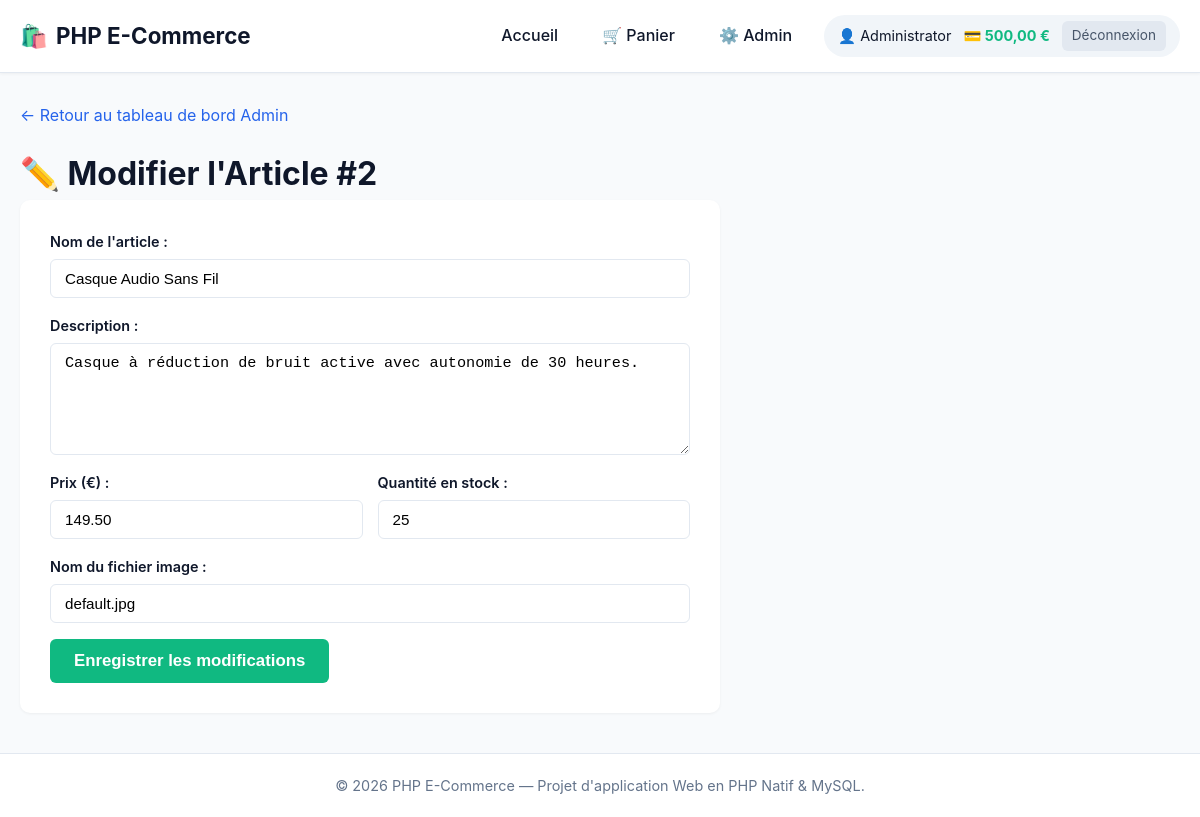
The app's page /backend/edit_article.php?id=2 (signed in) with its own data.
### tables this page shows
CREATE TABLE article (
    id INT AUTO_INCREMENT PRIMARY KEY,
    nom VARCHAR(100) NOT NULL,
    description TEXT NOT NULL,
    prix DECIMAL(10, 2) NOT NULL,
    date_publication DATETIME DEFAULT CURRENT_TIMESTAMP,
    auteur_id INT NOT NULL,
    image VARCHAR(255) NOT NULL DEFAULT 'default.jpg',
    FOREIGN KEY (auteur_id) REFERENCES users(id) ON DELETE CASCADE
);

### backend/edit_article.php (called while the page is built, shortened)
<?php
require_once __DIR__ . '/config/config.php';
$id = isset($_GET['id']) ? (int)$_GET['id'] : 0;
try {
    $stmt = $pdo->prepare("
        SELECT article.*, COALESCE(stock.nombre, 0) AS stock_qty
        FROM article
        LEFT JOIN stock ON stock.article_id = article.id
        WHERE article.id = ?
    ");
    $stmt->execute([$id]);
    $article = $stmt->fetch(PDO::FETCH_ASSOC);
} catch (PDOException $e) {
    die("Erreur lors de la récupération : " . htmlspecialchars($e->getMessage()));
}
require_once __DIR__ . '/../frontend/pages/edit_article.php';

### frontend/pages/edit_article.php (the view, shortened to what this page needs)
<!DOCTYPE html>
<html lang="fr">
<head>
    <link rel="stylesheet" href="/frontend/assets/css/style.css">
    <link rel="stylesheet" href="/frontend/assets/css/home.css">
</head>
<body>
    <?php require_once __DIR__ . '/partials/header.php'; ?>
    <main class="main-content container">
        <div class="breadcrumb" style="margin-bottom: 20px;">
            <a href="/backend/admin.php">&larr; Retour au tableau de bord Admin</a>
        </div>
        <h1>✏️ Modifier l'Article #<?= $article['id'] ?></h1>
        <div class="admin-form-container">
            <form method="POST" action="/backend/edit_article.php?id=<?= $article['id'] ?>" class="admin-form">
                <div class="form-group">
                    <label for="nom">Nom de l'article :</label>
                    <input type="text" id="nom" name="nom" required value="<?= htmlspecialchars($article['nom']) ?>">
                </div>
                <div class="form-group">
                    <label for="description">Description :</label>
                    <textarea id="description" name="description" rows="5" required><?= htmlspecialchars($article['description']) ?></textarea>
                </div>
                <div class="form-row">
                    <div class="form-group">
                        <label for="prix">Prix (€) :</label>
                        <input type="number" step="0.01" id="prix" name="prix" required value="<?= htmlspecialchars($article['prix']) ?>">
                    </div>
                    <div class="form-group">
                        <label for="stock">Quantité en stock :</label>
                        <input type="number" id="stock" name="stock" min="0" required value="<?= (int)$article['stock_qty'] ?>">
                    </div>
                </div>
                <div class="form-group">
                    <label for="image">Nom du fichier image :</label>
                    <input type="text" id="image" name="image" value="<?= htmlspecialchars($article['image']) ?>">
                </div>
                <button type="submit" class="btn btn-success btn-large">Enregistrer les modifications</button>
            </form>
        </div>
    </main>
    <?php require_once __DIR__ . '/partials/footer.php'; ?>
</body>
</html>

### frontend/assets/css/style.css (style rules this page uses)
:root { --primary-color: #2563eb; --primary-hover: #1d4ed8; --secondary-color: #64748b; --success-color: #10b981; --success-hover: #059669; --danger-color: #ef4444; --danger-hover: #dc2626; --warning-color: #f59e0b; --bg-color: #f8fafc; --card-bg: #ffffff; --text-color: #0f172a; --text-muted: #64748b; --border-color: #e2e8f0; --radius-sm: 6px; --radius-md: 10px; --radius-lg: 16px; --shadow-sm: 0 1px 3px rgba(0,0,0,0.05); --shadow-md: 0 4px 6px -1px rgba(0,0,0,0.1), 0 2px 4px -1px rgba(0,0,0,0.06); --shadow-lg: 0 10px 15px -3px rgba(0,0,0,0.1), 0 4px 6px -2px rgba(0,0,0,0.05); }
* { box-sizing: border-box; margin: 0; padding: 0; }
body { font-family: -apple-system, BlinkMacSystemFont, "Segoe UI", Roboto, Helvetica, Arial, sans-serif; background-color: var(--bg-color); color: var(--text-color); line-height: 1.6; display: flex; flex-direction: column; min-height: 100vh; }
a { color: var(--primary-color); text-decoration: none; transition: color 0.2s ease; }
.container { max-width: 1200px; margin: 0 auto; padding: 20px; width: 100%; }
.main-content { flex: 1; padding-top: 30px; padding-bottom: 40px; }
.btn { display: inline-flex; align-items: center; justify-content: center; padding: 8px 16px; font-size: 0.95rem; font-weight: 600; border-radius: var(--radius-sm); border: none; cursor: pointer; transition: all 0.2s ease; text-align: center; }
.btn-success { background-color: var(--success-color); color: white; }
.btn-large { padding: 12px 24px; font-size: 1.05rem; }
.form-group { display: flex; flex-direction: column; gap: 6px; margin-bottom: 16px; }
.form-group label { font-weight: 600; font-size: 0.9rem; }
.form-group input, .form-group select, .form-group textarea { padding: 10px 14px; border: 1px solid var(--border-color); border-radius: var(--radius-sm); font-size: 0.95rem; background-color: white; }
.form-row { display: grid; grid-template-columns: 1fr 1fr; gap: 15px; }

### frontend/assets/css/home.css (style rules this page uses)
.admin-form-container { background: white; padding: 30px; border-radius: var(--radius-md); box-shadow: var(--shadow-sm); max-width: 700px; }

### records on screen
article: id "2", nom "Casque Audio Sans Fil", description "Casque à réduction de bruit active avec autonomie de 30 heures.", prix "149.50", image "default.jpg"

### other values on screen
$_SESSION['username'] "Administrator"
$_SESSION['solde'] "500,00"
